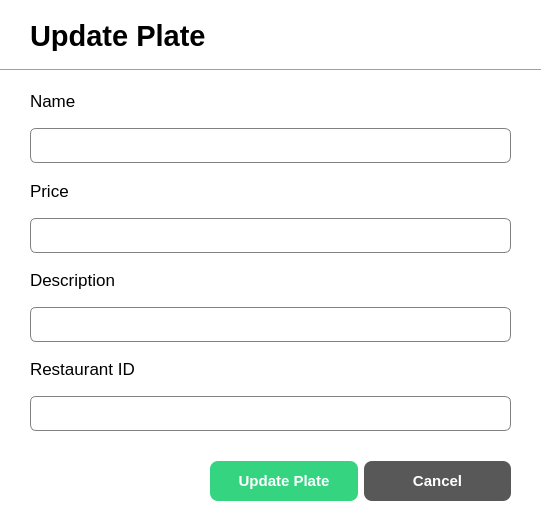
<?xml version="1.0" encoding="UTF-8"?>
<ui version="4.0">
 <class>UpdatePlateDialog</class>
 <widget class="QDialog" name="UpdatePlateDialog">
  <property name="geometry">
   <rect>
    <x>0</x>
    <y>0</y>
    <width>542</width>
    <height>529</height>
   </rect>
  </property>
  <property name="windowTitle">
   <string>Update Plate Dialog</string>
  </property>
  <property name="styleSheet">
   <string notr="true">QDialog{
	background-color: white;
}

QLineEdit{
	border: 1px solid gray;
	border-radius: 6px;
	padding-left: 15px;
height: 35px;
}

</string>
  </property>
  <widget class="QLabel" name="label">
   <property name="geometry">
    <rect>
     <x>30</x>
     <y>20</y>
     <width>271</width>
     <height>31</height>
    </rect>
   </property>
   <property name="font">
    <font>
     <pointsize>22</pointsize>
     <bold>true</bold>
    </font>
   </property>
   <property name="text">
    <string>Update Plate</string>
   </property>
  </widget>
  <widget class="QWidget" name="layoutWidget">
   <property name="geometry">
    <rect>
     <x>30</x>
     <y>80</y>
     <width>481</width>
     <height>351</height>
    </rect>
   </property>
   <layout class="QVBoxLayout" name="verticalLayout_5">
    <item>
     <layout class="QVBoxLayout" name="verticalLayout">
      <item>
       <widget class="QLabel" name="label_2">
        <property name="font">
         <font>
          <pointsize>13</pointsize>
         </font>
        </property>
        <property name="text">
         <string>Name</string>
        </property>
       </widget>
      </item>
      <item>
       <widget class="QLineEdit" name="lineEdit_name">
        <property name="minimumSize">
         <size>
          <width>0</width>
          <height>35</height>
         </size>
        </property>
        <property name="maximumSize">
         <size>
          <width>16777215</width>
          <height>35</height>
         </size>
        </property>
       </widget>
      </item>
     </layout>
    </item>
    <item>
     <layout class="QVBoxLayout" name="verticalLayout_2">
      <item>
       <widget class="QLabel" name="label_3">
        <property name="font">
         <font>
          <pointsize>13</pointsize>
         </font>
        </property>
        <property name="text">
         <string>Price</string>
        </property>
       </widget>
      </item>
      <item>
       <widget class="QLineEdit" name="lineEdit_price">
        <property name="minimumSize">
         <size>
          <width>0</width>
          <height>35</height>
         </size>
        </property>
        <property name="maximumSize">
         <size>
          <width>16777215</width>
          <height>35</height>
         </size>
        </property>
       </widget>
      </item>
     </layout>
    </item>
    <item>
     <layout class="QVBoxLayout" name="verticalLayout_3">
      <item>
       <widget class="QLabel" name="label_4">
        <property name="font">
         <font>
          <pointsize>13</pointsize>
         </font>
        </property>
        <property name="text">
         <string>Description</string>
        </property>
       </widget>
      </item>
      <item>
       <widget class="QLineEdit" name="lineEdit_description">
        <property name="minimumSize">
         <size>
          <width>0</width>
          <height>35</height>
         </size>
        </property>
        <property name="maximumSize">
         <size>
          <width>16777215</width>
          <height>35</height>
         </size>
        </property>
       </widget>
      </item>
     </layout>
    </item>
    <item>
     <layout class="QVBoxLayout" name="verticalLayout_4">
      <item>
       <widget class="QLabel" name="label_5">
        <property name="font">
         <font>
          <pointsize>13</pointsize>
         </font>
        </property>
        <property name="text">
         <string>Restaurant ID</string>
        </property>
       </widget>
      </item>
      <item>
       <widget class="QLineEdit" name="lineEdit_restaurantID">
        <property name="minimumSize">
         <size>
          <width>0</width>
          <height>35</height>
         </size>
        </property>
        <property name="maximumSize">
         <size>
          <width>16777215</width>
          <height>35</height>
         </size>
        </property>
       </widget>
      </item>
     </layout>
    </item>
   </layout>
  </widget>
  <widget class="QWidget" name="layoutWidget">
   <property name="geometry">
    <rect>
     <x>210</x>
     <y>460</y>
     <width>301</width>
     <height>42</height>
    </rect>
   </property>
   <layout class="QHBoxLayout" name="horizontalLayout">
    <item>
     <widget class="QPushButton" name="btn_updatePlate">
      <property name="minimumSize">
       <size>
        <width>0</width>
        <height>40</height>
       </size>
      </property>
      <property name="styleSheet">
       <string notr="true">QPushButton{
	background-color: #34D481;
	color: white;
	border: none;
	border-radius: 8px;
	font-weight: bold;
	font-size: 15px
}

QPushButton:hover {
    background-color: #28a766; 
    cursor: pointer;
}</string>
      </property>
      <property name="text">
       <string>Update Plate</string>
      </property>
     </widget>
    </item>
    <item>
     <widget class="QPushButton" name="btn_cancel">
      <property name="minimumSize">
       <size>
        <width>0</width>
        <height>40</height>
       </size>
      </property>
      <property name="styleSheet">
       <string notr="true">QPushButton{
	background-color: #585858;
	color: white;
	border: none;
	border-radius: 8px;
	font-weight: bold;
	font-size: 15px
}

QPushButton:hover {
    background-color: #7a7a7a;
    cursor: pointer; 
}</string>
      </property>
      <property name="text">
       <string>Cancel</string>
      </property>
     </widget>
    </item>
   </layout>
  </widget>
  <widget class="Line" name="line">
   <property name="geometry">
    <rect>
     <x>0</x>
     <y>60</y>
     <width>541</width>
     <height>20</height>
    </rect>
   </property>
   <property name="orientation">
    <enum>Qt::Horizontal</enum>
   </property>
  </widget>
 </widget>
 <resources/>
 <connections/>
</ui>
